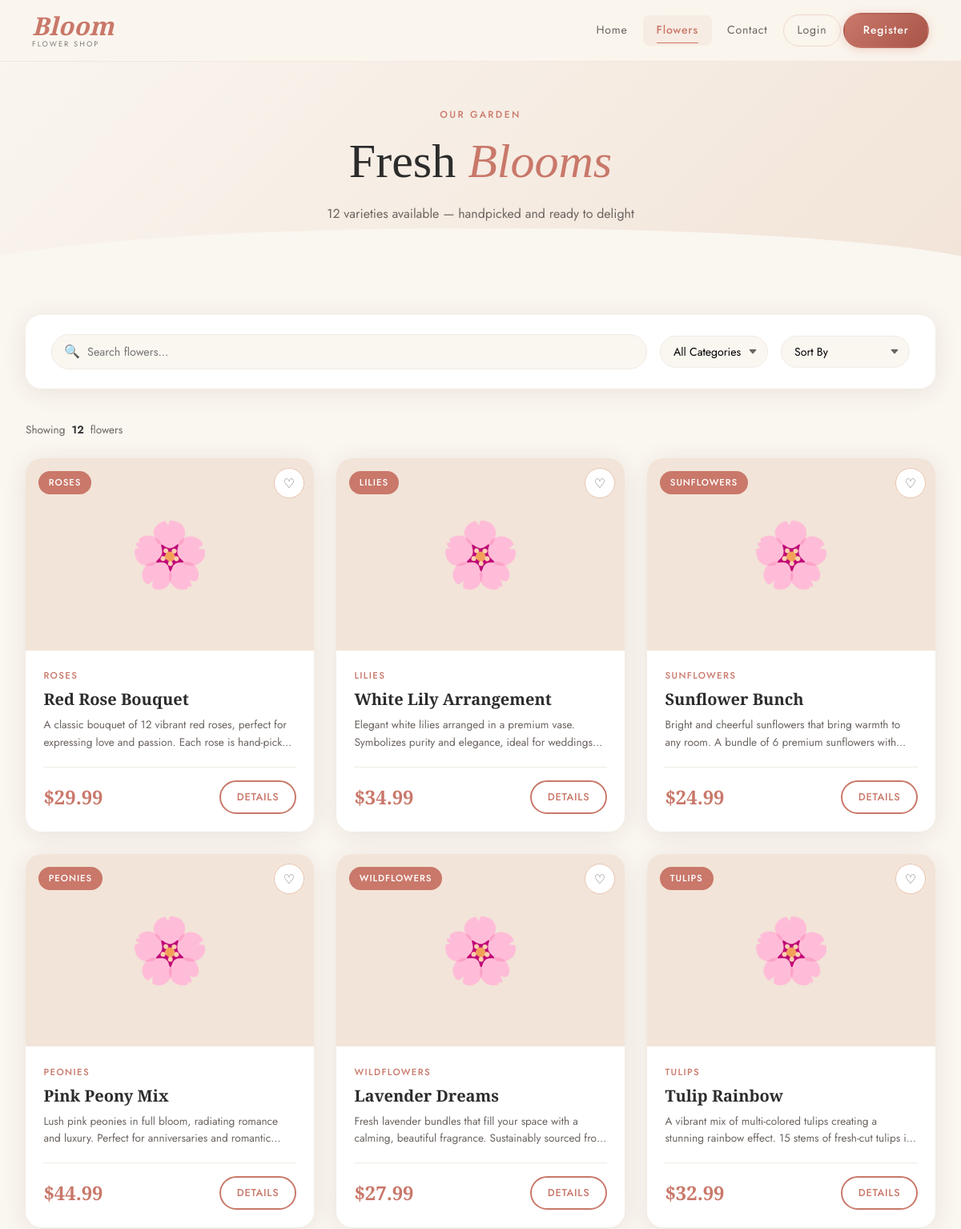
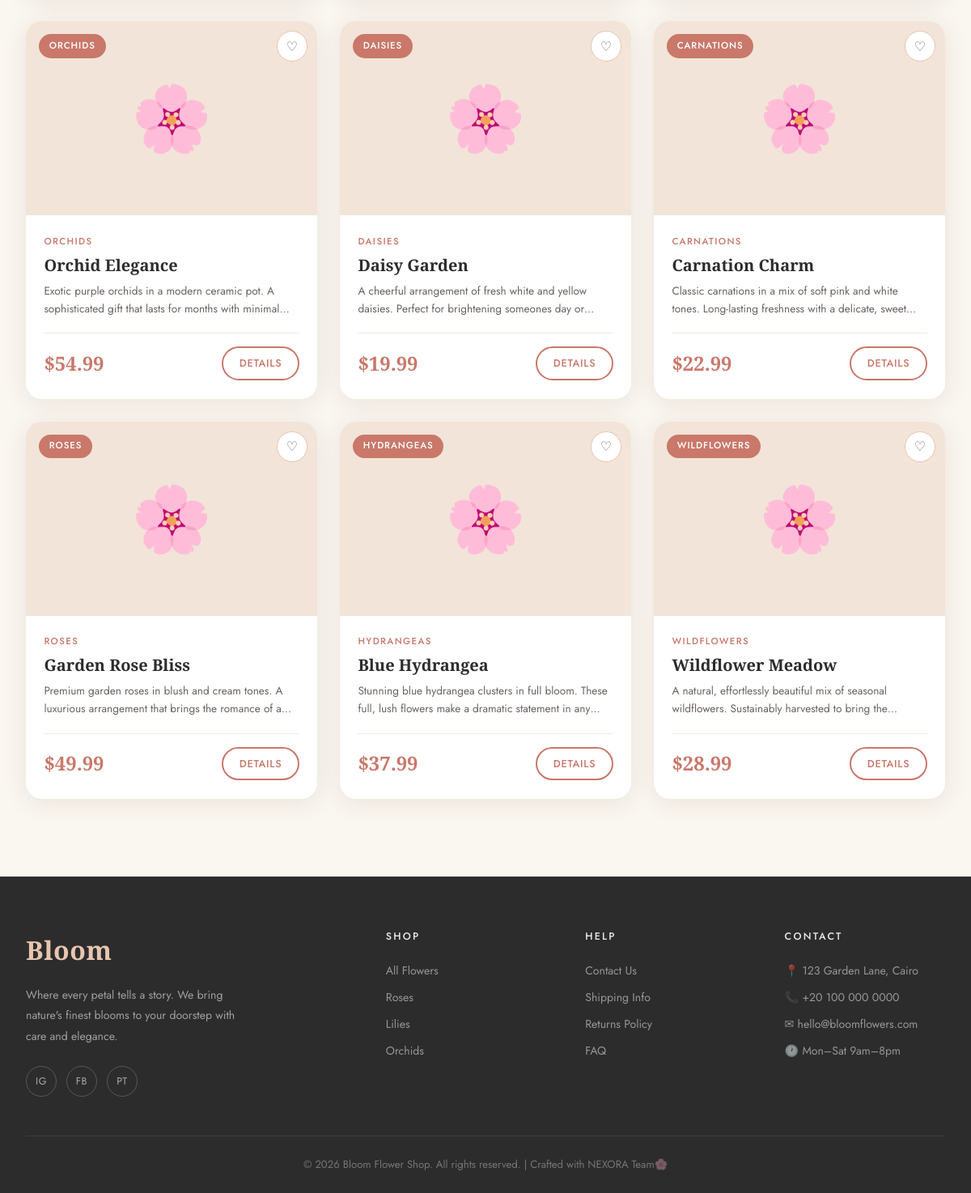
/products.php, run on the app's committed database (2 pictures, top to bottom).
### tables this page shows
CREATE TABLE IF NOT EXISTS flowers (
    id INT AUTO_INCREMENT PRIMARY KEY,
    flower_name VARCHAR(100) NOT NULL,
    price DECIMAL(10,2) NOT NULL,
    image VARCHAR(255) DEFAULT 'default.jpg',
    category VARCHAR(50) NOT NULL,
    description TEXT,
    stock INT DEFAULT 100,
    created_at TIMESTAMP DEFAULT CURRENT_TIMESTAMP
);

### auth.php (called while the page is built, shortened)
<?php
function isLoggedIn() {
    return isset($_SESSION['user_id']);
}
function sanitize($input) {
    return htmlspecialchars(trim($input), ENT_QUOTES, 'UTF-8');
}
?>

### products.php (the view, shortened to what this page needs)
<?php
require_once __DIR__ . '/db.php';
require_once __DIR__ . '/auth.php';
$search    = trim($_GET['search'] ?? '');
$sort      = trim($_GET['sort'] ?? '');
$where = [];
$params = [];
$whereSQL = $where ? 'WHERE ' . implode(' AND ', $where) : '';
$orderBy = match($sort) {
    'price-asc'  => 'ORDER BY price ASC',
    'price-desc' => 'ORDER BY price DESC',
    'name-asc'   => 'ORDER BY flower_name ASC',
    'newest'     => 'ORDER BY created_at DESC',
    default      => 'ORDER BY id ASC',
};
$stmt = $pdo->prepare("SELECT * FROM flowers $whereSQL $orderBy");
$stmt->execute($params);
$flowers = $stmt->fetchAll();
?>
<?php include __DIR__ . '/header.php'; ?>
<main class="page-enter">
<div class="page-hero">
    <span class="section-tag">Our Garden</span>
    <h1 class="page-hero-title">Fresh <em>Blooms</em></h1>
    <p class="page-hero-sub"><?php echo count($flowers); ?> varieties available — handpicked and ready to delight</p>
</div>
<section class="section" style="padding-top: 3rem;">
    <div class="container">
        <div class="filter-bar">
            <div class="search-input-wrap">
                <span class="search-icon">🔍</span>
                <input type="text" id="productSearch" placeholder="Search flowers..."
                    value="<?php echo sanitize($search); ?>">
            </div>
            <select class="filter-select" id="categoryFilter">
                <option value="">All Categories</option>
            </select>
            <select class="filter-select" id="sortFilter">
                <option value="">Sort By</option>
            </select>
        </div>
        <div class="products-grid" id="productsContainer">
            <?php if (empty($flowers)): ?>
            <div class="empty-state" style="grid-column:1/-1;">
                <div class="empty-icon">🌿</div>
                <h3 class="empty-title">No flowers found</h3>
                <p class="empty-text">Try a different search term or category filter.</p>
                <a href="<?php echo SITE_URL; ?>/products.php" class="btn btn-outline" style="margin-top:1.5rem;">Clear Filters</a>
            </div>
            <?php else: ?>
                <?php foreach ($flowers as $flower): ?>
                <div class="product-card"
                    data-id="<?php echo $flower['id']; ?>"
                    data-name="<?php echo strtolower(sanitize($flower['flower_name'])); ?>"
                    data-category="<?php echo sanitize($flower['category']); ?>"
                    data-price="<?php echo $flower['price']; ?>">
                    <div class="card-img-wrap">
                        <?php
                        $imgPath = __DIR__ . '/uploads/flowers/' . $flower['image'];
                        if (file_exists($imgPath) && !empty($flower['image']) && $flower['image'] !== 'default.jpg'):
                        ?>
                            <img src="<?php echo SITE_URL; ?>/uploads/flowers/<?php echo sanitize($flower['image']); ?>?v=1"
                                 alt="<?php echo sanitize($flower['flower_name']); ?>" loading="lazy">
                        <?php else: ?>
                            <div class="card-emoji">🌸</div>
                        <?php endif; ?>
                        <span class="card-badge"><?php echo sanitize($flower['category']); ?></span>
                        <button class="btn-wish" data-id="<?php echo $flower['id']; ?>" data-name="<?php echo addslashes(sanitize($flower['flower_name'])); ?>" data-tooltip="Wishlist" style="position:absolute;top:0.75rem;right:0.75rem;z-index:2;">♡</button>
                    </div>
                    <div class="card-body">
                        <div class="card-category"><?php echo sanitize($flower['category']); ?></div>
                        <h3 class="card-title"><?php echo sanitize($flower['flower_name']); ?></h3>
                        <p class="card-desc"><?php echo sanitize($flower['description']); ?></p>
                        <div class="card-footer">
                            <div class="card-price">$<?php echo number_format($flower['price'], 2); ?></div>
                            <a href="<?php echo SITE_URL; ?>/product-detail.php?id=<?php echo $flower['id']; ?>"
                               class="btn btn-outline btn-sm">Details</a>
                        </div>
                    </div>
                </div>
                <?php endforeach; ?>
            <?php endif; ?>
        </div>
    </div>
</section>
</main>
<?php include __DIR__ . '/footer.php'; ?>

### header.php (shortened to what this page needs)
<?php
require_once __DIR__ . '/auth.php';
$currentUser = getCurrentUser();
?>
<!DOCTYPE html>
<html lang="en">
<head>
    <link rel="stylesheet" href="<?php echo SITE_URL; ?>/main.css">
    <link rel="stylesheet" href="<?php echo SITE_URL; ?>/nav.css">
<?php
$currentPage = basename($_SERVER['PHP_SELF']);
function navActive($page) {
    global $currentPage;
    return $currentPage === $page ? ' active' : '';
}
?>
</head>
<body>
<nav class="navbar" id="navbar">
    <div class="nav-container">
        <a href="<?php echo SITE_URL; ?>/index.php" class="nav-logo">
            <span class="logo-bloom">Bloom</span>
            <span class="logo-sub">Flower Shop</span>
        </a>
        <ul class="nav-links" id="navLinks">
            <li><a href="<?php echo SITE_URL; ?>/index.php" class="nav-link<?php echo navActive('index.php'); ?>">Home</a></li>
            <li><a href="<?php echo SITE_URL; ?>/products.php" class="nav-link<?php echo navActive('products.php'); ?>">Flowers</a></li>
            <li><a href="<?php echo SITE_URL; ?>/contact.php" class="nav-link<?php echo navActive('contact.php'); ?>">Contact</a></li>
            <?php if (isLoggedIn()): ?>
                <li><a href="<?php echo SITE_URL; ?>/cart.php" class="nav-link nav-cart<?php echo navActive('cart.php'); ?>">
                    Cart <span class="cart-badge" id="cartBadge">0</span>
                </a></li>
                <li class="nav-dropdown">
                    <a href="#" class="nav-link nav-user-btn" aria-haspopup="true" aria-expanded="false">
                        <?php echo sanitize($currentUser['username']); ?> ▾
                    </a>
                    <ul class="dropdown-menu" role="menu">
                        <li role="none"><a href="<?php echo SITE_URL; ?>/profile.php" role="menuitem">👤 My Profile</a></li>
                        <?php if (isAdmin()): ?>
                        <li role="none"><a href="<?php echo SITE_URL; ?>/dashboard.php" role="menuitem">⚙️ Admin Panel</a></li>
                        <?php endif; ?>
                        <li role="none"><a href="<?php echo SITE_URL; ?>/logout.php" role="menuitem">↩ Logout</a></li>
                    </ul>
                </li>
            <?php else: ?>
                <li><a href="<?php echo SITE_URL; ?>/login.php" class="nav-link<?php echo navActive('login.php'); ?>">Login</a></li>
                <li><a href="<?php echo SITE_URL; ?>/register.php" class="btn-nav-cta<?php echo navActive('register.php') ? ' active' : ''; ?>">Register</a></li>
            <?php endif; ?>
        </ul>
    </div>
</nav>

### footer.php (shortened to what this page needs)
<footer class="footer">
    <div class="footer-container">
        <div class="footer-brand">
            <div class="footer-logo">Bloom</div>
            <p>Where every petal tells a story. We bring nature's finest blooms to your doorstep with care and elegance.</p>
            <div class="footer-social">
                <a href="#" aria-label="Instagram">IG</a>
                <a href="#" aria-label="Facebook">FB</a>
                <a href="#" aria-label="Pinterest">PT</a>
            </div>
        </div>
        <div class="footer-links">
            <h4>Shop</h4>
            <ul>
                <li><a href="<?php echo SITE_URL; ?>/products.php">All Flowers</a></li>
                <li><a href="<?php echo SITE_URL; ?>/products.php?category=Roses">Roses</a></li>
                <li><a href="<?php echo SITE_URL; ?>/products.php?category=Lilies">Lilies</a></li>
                <li><a href="<?php echo SITE_URL; ?>/products.php?category=Orchids">Orchids</a></li>
            </ul>
        </div>
        <div class="footer-links">
            <h4>Help</h4>
            <ul>
                <li><a href="<?php echo SITE_URL; ?>/contact.php">Contact Us</a></li>
                <li><a href="#">Shipping Info</a></li>
                <li><a href="#">Returns Policy</a></li>
                <li><a href="#">FAQ</a></li>
            </ul>
        </div>
        <div class="footer-links">
            <h4>Contact</h4>
            <ul>
                <li>📍 123 Garden Lane, Cairo</li>
                <li>📞 +20 100 000 0000</li>
                <li>✉ hello@bloomflowers.com</li>
                <li>🕐 Mon–Sat 9am–8pm</li>
            </ul>
        </div>
    </div>
    <div class="footer-bottom">
        <p>&copy; <?php echo date('Y'); ?> Bloom Flower Shop. All rights reserved. | Crafted with NEXORA Team🌸</p>
    </div>
</footer>
</body>
</html>

### nav.css (style rules this page uses)
.navbar { position: fixed; top: 0; left: 0; right: 0; z-index: 1000; background: rgba(250, 246, 240, 0.88); backdrop-filter: blur(20px) saturate(1.6); -webkit-backdrop-filter: blur(20px) saturate(1.6); border-bottom: 1px solid rgba(201, 120, 106, 0.12); transition: background var(--transition), box-shadow var(--transition), border-color var(--transition); }
.nav-container { max-width: 1320px; margin: 0 auto; padding: 0 2.5rem; height: 76px; display: flex; align-items: center; justify-content: space-between; gap: 2rem; }
.nav-logo { display: flex; flex-direction: column; line-height: 1; text-decoration: none; transition: opacity var(--transition); flex-shrink: 0; }
.logo-bloom { font-family: var(--font-display); font-size: 1.95rem; font-weight: 600; font-style: italic; color: var(--rose); letter-spacing: 0.01em; line-height: 1; transition: color var(--transition); }
.logo-sub { font-family: var(--font-body); font-size: 0.58rem; letter-spacing: 0.22em; text-transform: uppercase; color: var(--warm-gray); font-weight: 400; margin-top: 2px; opacity: 0.85; }
.nav-logo::before { display: none; }
.nav-links { display: flex; align-items: center; gap: 0.15rem; list-style: none; margin: 0; padding: 0; }
.nav-link { display: inline-block; position: relative; padding: 0.45rem 1.05rem; font-family: var(--font-body); font-size: 0.88rem; font-weight: 400; letter-spacing: 0.055em; color: var(--warm-gray); border-radius: 8px; text-decoration: none; transition: color 0.28s cubic-bezier(0.4, 0, 0.2, 1), background 0.28s cubic-bezier(0.4, 0, 0.2, 1); white-space: nowrap; }
.nav-link::after { content: ''; position: absolute; bottom: 3px; left: 1.05rem; right: 1.05rem; height: 1px; background: linear-gradient(90deg, var(--rose), var(--blush)); transform: scaleX(0); transform-origin: left center; transition: transform 0.32s cubic-bezier(0.4, 0, 0.2, 1); border-radius: 1px; }
.nav-link.active { color: var(--rose); font-weight: 500; }
.nav-link.active::after { transform: scaleX(1); background: var(--rose); }
.btn-nav-cta { display: inline-flex; align-items: center; gap: 0.4rem; padding: 0.52rem 1.45rem; background: linear-gradient(135deg, var(--rose) 0%, var(--deep-rose) 100%); color: var(--white) !important; border-radius: 50px; font-family: var(--font-body); font-size: 0.86rem; font-weight: 500; letter-spacing: 0.07em; text-decoration: none; text-transform: none; border: 2px solid transparent; transition: background 0.3s ease, box-shadow 0.3s ease, transform 0.2s ease, border-color 0.3s ease, color 0.3s ease; box-shadow: 0 2px 12px rgba(201, 120, 106, 0.30); white-space: nowrap; cursor: pointer; position: relative; overflow: hidden; }
.btn-nav-cta::before { content: ''; position: absolute; top: 0; left: -75%; width: 50%; height: 100%; background: linear-gradient( 120deg, transparent 0%, rgba(255, 255, 255, 0.22) 50%, transparent 100% ); transform: skewX(-20deg); transition: left 0.5s ease; pointer-events: none; }
.nav-links li a[href*="login.php"].nav-link { padding: 0.45rem 1.05rem; border: 1.5px solid rgba(201, 120, 106, 0.22); border-radius: 50px; transition: border-color 0.28s ease, color 0.28s ease, background 0.28s ease; }
.nav-links li a[href*="login.php"].nav-link::after { display: none; }
.nav-link.active { color: var(--rose); font-weight: 500; background: rgba(201, 120, 106, 0.07); }
.nav-link.active::after { transform: scaleX(1); }

### data on the page
flowers: category "ROSES", flower_name "Red Rose Bouquet", description "A classic bouquet of 12 vibrant red roses, perfect for expressing love and passion. Each rose is…", price "29.99"
flowers: category "LILIES", flower_name "White Lily Arrangement", description "Elegant white lilies arranged in a premium vase. Symbolizes purity and elegance, ideal for…", price "34.99"
flowers: category "SUNFLOWERS", flower_name "Sunflower Bunch", description "Bright and cheerful sunflowers that bring warmth to any room. A bundle of 6 premium sunflowers…", price "24.99"
flowers: category "PEONIES", flower_name "Pink Peony Mix", description "Lush pink peonies in full bloom, radiating romance and luxury. Perfect for anniversaries and…", price "44.99"
flowers: category "WILDFLOWERS", flower_name "Lavender Dreams", description "Fresh lavender bundles that fill your space with a calming, beautiful fragrance. Sustainably sourced…", price "27.99"
flowers: category "TULIPS", flower_name "Tulip Rainbow", description "A vibrant mix of multi-colored tulips creating a stunning rainbow effect. 15 stems of fresh-cut tulips…", price "32.99"
flowers: category "ORCHIDS", flower_name "Orchid Elegance", description "Exotic purple orchids in a modern ceramic pot. A sophisticated gift that lasts for months with…", price "54.99"
flowers: category "DAISIES", flower_name "Daisy Garden", description "A cheerful arrangement of fresh white and yellow daisies. Perfect for brightening someones day…", price "19.99"
flowers: category "CARNATIONS", flower_name "Carnation Charm", description "Classic carnations in a mix of soft pink and white tones. Long-lasting freshness with a delicate,…", price "22.99"
flowers: category "ROSES", flower_name "Garden Rose Bliss", description "Premium garden roses in blush and cream tones. A luxurious arrangement that brings the romance of…", price "49.99"
flowers: category "HYDRANGEAS", flower_name "Blue Hydrangea", description "Stunning blue hydrangea clusters in full bloom. These full, lush flowers make a dramatic statement in…", price "37.99"
flowers: category "WILDFLOWERS", flower_name "Wildflower Meadow", description "A natural, effortlessly beautiful mix of seasonal wildflowers. Sustainably harvested to bring…", price "28.99"

### other printed values
count($flowers) "12"
